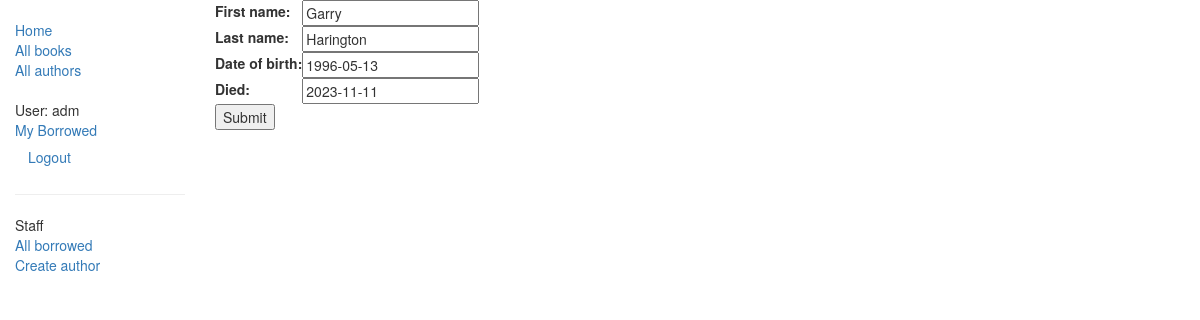
Screenshot of /catalog/author/4/update/ (signed in) with the database file from the repository.
### catalog/models.py (models this page shows, shortened)
class Author(models.Model):
    first_name = models.CharField(max_length=100)
    last_name = models.CharField(max_length=100)
    date_of_birth = models.DateField(null=True, blank=True)
    date_of_death = models.DateField('Died', null=True, blank=True)
    class Meta:
        ordering = ['last_name']

### catalog/views.py (the view)
# urls.py: path('author/<int:pk>/update/', views.AuthorUpdate.as_view(), name='author-update'),
class AuthorUpdate(PermissionRequiredMixin, UpdateView):
    model = Author
    fields = '__all__'
    permission_required = 'catalog.change_author'

### catalog/templates/catalog/author_form.html (shortened to what this page needs)
{% extends "base_generic.html" %}
{% block content %}
  <form action="" method="post">
      <table>
      {{ form.as_table }}
      </table>
      <input type="submit" value="Submit" />
  </form>
{% endblock %}

### catalog/templates/base_generic.html (shortened to what this page needs)
<!doctype html>
<html lang="en">
  <head>
    <link
      rel="stylesheet"
      href="https://maxcdn.bootstrapcdn.com/bootstrap/3.3.7/css/bootstrap.min.css" />
    {% load static %}
    <link rel="stylesheet" href="{% static 'css/styles.css' %}" />
  </head>
  <body>
    <div class="container-fluid">
      <div class="row">
        <div class="col-sm-2">
          {% block sidebar %}
            <ul class="sidebar-nav">
              <li><a href="{% url 'index' %}">Home</a></li>
              <li><a href="{% url 'books' %}">All books</a></li>
              <li><a href="{% url 'authors' %}">All authors</a></li>
            </ul>
            <ul class="sidebar-nav">
              {% if user.is_authenticated %}
               <li>User: {{ user.get_username }}</li>
              <li><a href="{% url 'my-borrowed' %}">My Borrowed</a></li>
               <li>
                 <form id="logout-form" method="post" action="{% url 'logout' %}">
                   <button type="submit" class="btn btn-link">Logout</button>
                 </form>
               </li>
              {% else %}
               <li><a href="{% url 'login'%}?next={{request.path}}">Login</a></li>
             {% endif %}
            </ul>
            {% if user.is_staff or user_is_librarian %}
            <hr>
            <ul class="sidebar-nav">
              <li>Staff</li>
              <li><a href="{% url 'all-borrowed' %}">All borrowed</a></li>
              {% if perms.catalog.add_author %}
                <li><a href="{% url 'author-create' %}">Create author</a></li>
              {% endif %}
            </ul>
            {% endif %}
          {% endblock %}
        </div>
        <div class="col-sm-10 ">
          {% block content %}{% endblock %}
        </div>
      </div>
    </div>
  </body>
</html>

### catalog/static/css/styles.css (style rules this page uses)
.sidebar-nav { margin-top: 20px; padding: 0; list-style: none; }

### rows the page displays
Author: first_name "Garry", last_name "Harington", date_of_birth "1996-05-13", date_of_death "2023-11-11"

### other values shown
{{ user.get_username }} "adm"
